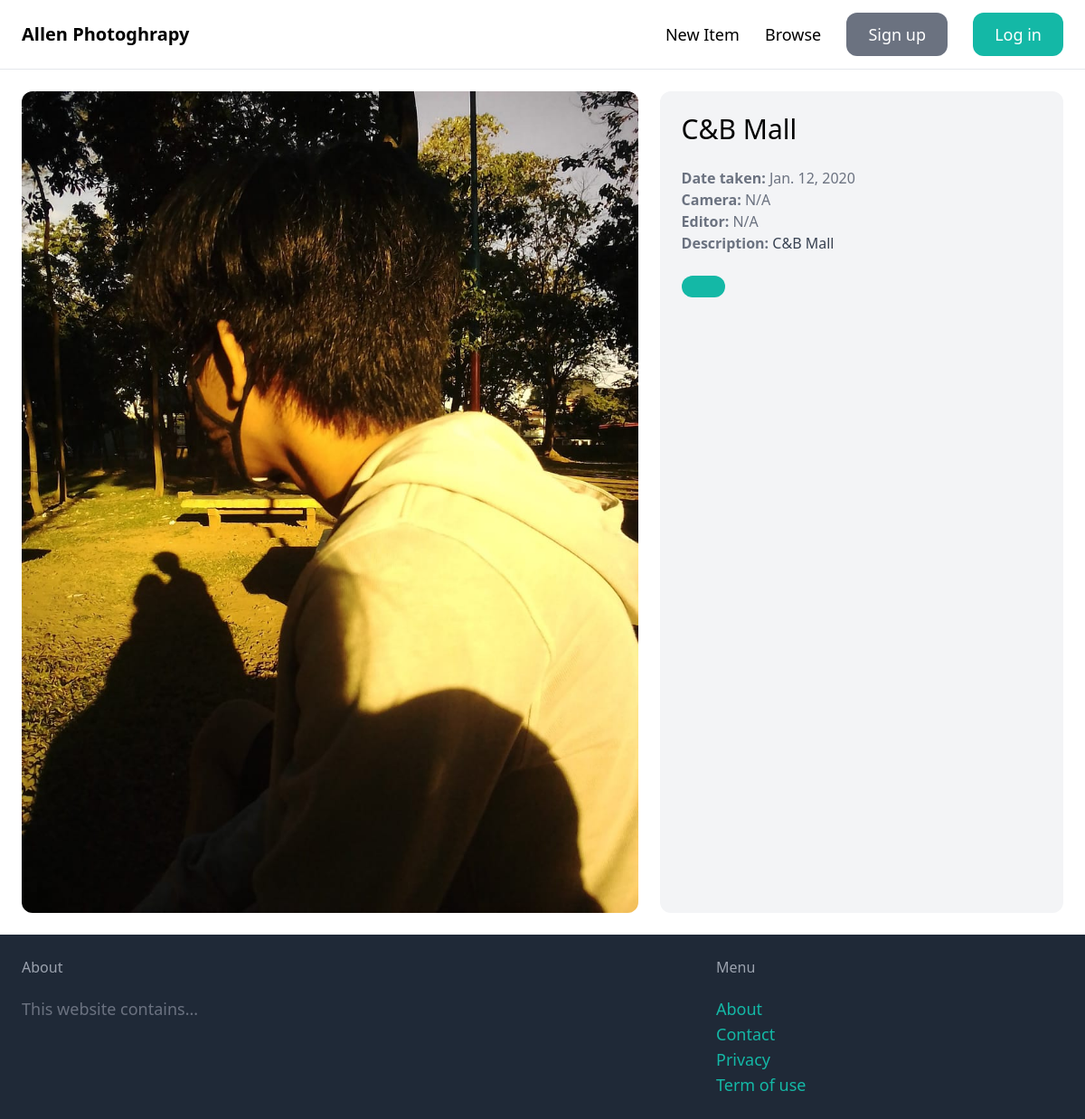
/items/5/, run on the app's committed database.
### item/models.py (models this page shows, shortened)
class Item(models.Model):
    category = models.ForeignKey(Category, related_name='items', on_delete=models.CASCADE)
    name = models.CharField(max_length=255)
    description = models.TextField(blank=True, null=True)
    date_taken = models.DateField(blank=True, null=True)
    camera_used = models.CharField(max_length=255, default='N/A')
    picture_editor_used = models.CharField(max_length=255, default='N/A')
    image = models.ImageField(upload_to='item_images', blank=True, null=True)
    created_by = models.ForeignKey(User, related_name='items', on_delete=models.CASCADE)
    created_at = models.DateTimeField(auto_now_add=True)

### item/views.py (the view)
# urls.py: path('<int:pk>/', views.detail, name='detail'),
def detail(request, pk):
    item = get_object_or_404(Item, pk=pk)
    return render(request, 'item/detail.html',{
        'item': item
    })

### item/templates/item/detail.html (shortened to what this page needs)
{% extends 'core/base.html' %}
{% block content%}
    <div class="grid grid-cols-5 gap-6">
        <div class="col-span-3">
            <img src="{{ item.image.url}}" class="rounded-xl">
        </div>
        <div class="col-span-2 p-6 bg-gray-100 rounded-xl">
            <h1 class="mb-6 text-3xl"> {{ item.name }} </h1>
            <p class="text-gray-500"><strong>Date taken: </strong>{{ item.date_taken }}</p>
            <p class="text-gray-500"><strong>Camera: </strong>{{ item.camera_used }}</p>
            <p class="text-gray-500"><strong>Editor: </strong>{{ item.picture_editor_used }}</p>
            {% if item.description %}
            <p class="text-gray-700"><strong class="text-gray-500">Description: </strong>{{ item.description }}<br></p>
            {% endif %}
            <a href="#" class="inline-block mt-6 px-6 py-3 text-lg font-semibold bg-teal-500 text-white hover:bg-teal-700 rounded-xl"></a>
        </div>
    </div>
{% endblock %}

### data on the page
Item: image (picture), name "C&B Mall", date_taken "Jan. 12, 2020", camera_used "N/A", picture_editor_used "N/A", description "C&B Mall"
